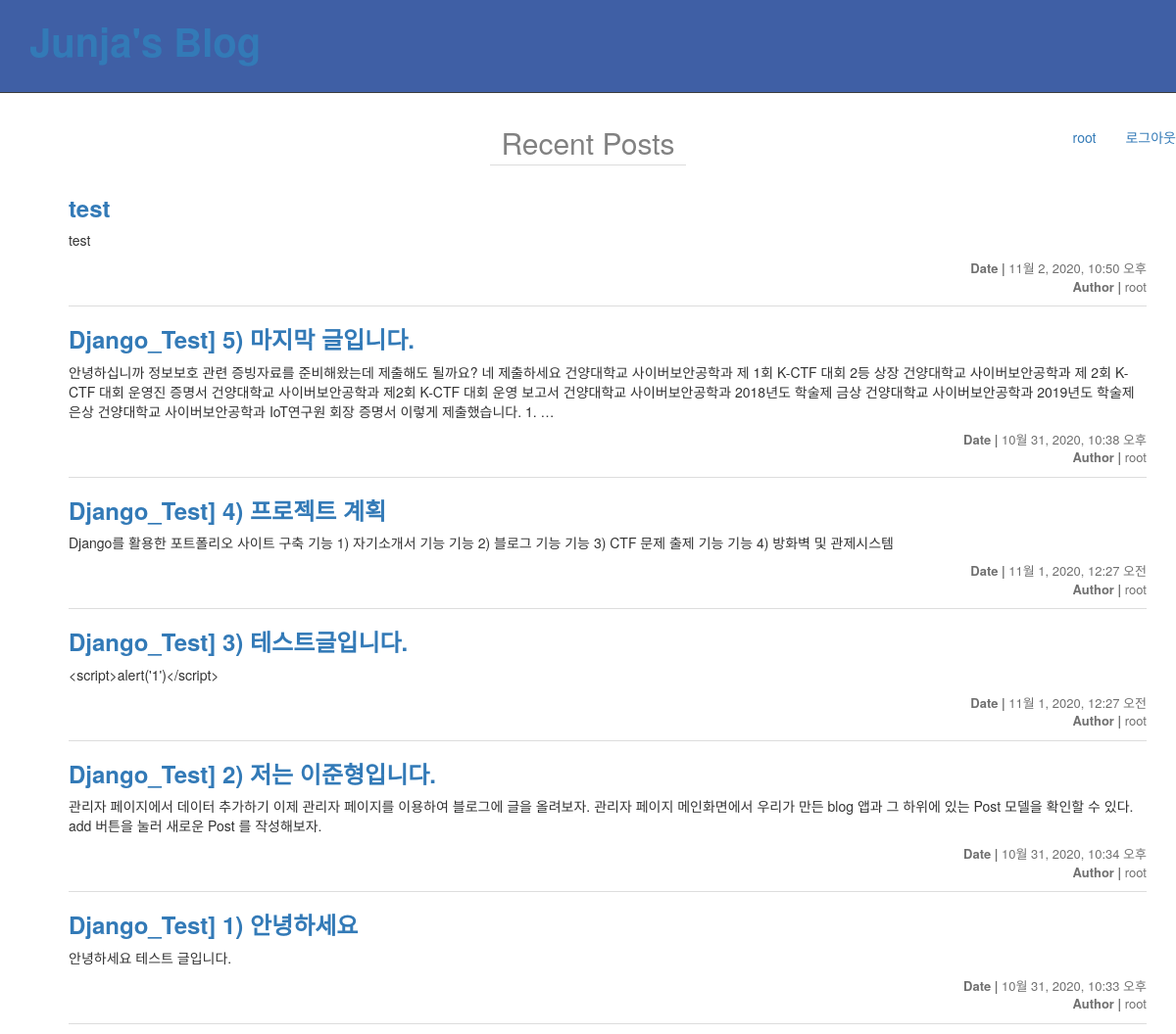
The app's page / (signed in) with its own data.
### blog/models.py (models this page shows, shortened)
class Post(models.Model):
        author = models.ForeignKey(settings.AUTH_USER_MODEL)
        title = models.CharField(max_length=100)
        content = models.TextField(blank=True)
        created_date = models.DateTimeField(auto_now_add=True)
        published_date = models.DateTimeField(blank=True, null=True)

### blog/views.py (the view)
# urls.py: url(r'^$', post_list),
def post_list(request):
    posts = Post.objects.filter(published_date__isnull=False).order_by('-created_date')
    context = {
        'posts': posts,
    }
    return render(request, 'blog/post_list.html', context)

### templates/blog/post_list.html
{% extends 'base.html' %}
{% block content %}
    <div class="container">
		<div class="recent">Recent Posts</div>
        <ul class="list">
            {% for post in posts %}
            <li class="item">
                <h3><a href="post/{{ post.pk }}">{{ post.title }}</a></h3>
                <div class="content">{{ post.content|truncatewords:50 }}</div>
                <div class="info">
                    <div class="published-date"><span>Date | </span>{{ post.published_date }}</div>
                    <div class="author"><span>Author | </span>{{ post.author }}</div>
                </div>
            </li>
            {% endfor %}
        </ul>
    </div>
{% endblock %}

### templates/base.html (shortened to what this page needs)
{% load static %}
<!doctype html>
<html lang="en">
<head>
    <link rel="stylesheet" href="{% static 'bootstrap/css/bootstrap.css' %}">
    <link rel="stylesheet" href="{% static 'css/blog.css' %}">
</head>
<body>
    <div class="header">
		<h1><a href="/">Junja's Blog</a></h1>
	</div>
<ul class="nav navbar-nav navbar-right">
  	{% if user.is_active %}
  	<li><a href="">{{user.username}}</a></li>
  	<li><a href="{% url 'common:logout' %}">로그아웃</a></li>
  	{% else %}
  	<li><a href="{% url 'common:login' %}"> 로그인</a></li>
	 {% endif %}
</ul>
    {% block content %}
    {% endblock %}
</body>
</html>

### static/css/blog.css (style rules this page uses)
.header { background-color: #3F5FA5; color: white; padding: 20px 30px; border-bottom: 1px solid #3D3D3D; margin-bottom: 20px; }
.header h1 { font-size: 40px; font-weight: bolder; margin: 0; margin-bottom: 10px; padding: 0; }
.recent { text-align: center; width: 200px; margin: 10px auto; font-size: 30px; font-weight: lighter; color: #818181; border-bottom: 1px solid #ddd; }
.item { overflow: hidden; padding-bottom: 10px; border-bottom: 1px solid #ddd; }
.item h3 { font-weight: bolder; }
.info { display: inline-block; float: right; font-size: 13px; color: #707070; margin-top: 10px; }
.info span { font-weight: bold; }
.author { float: right; }

### records on screen
Post: title "test", content "test", published_date "11월 2, 2020, 10:50 오후", author "root"
Post: title "Django_Test] 5) 마지막 글입니다.", content "안녕하십니까 정보보호 관련 증빙자료를 준비해왔는데 제출해도 될까요? 네 제출하세요 건양대학교 사이버보안공학과 제 1회 K-CTF 대회 2등 상장 건양대학교 사이버보안공학과 제 2회 K-CTF 대회 운영진 증명서 건양대학교 사이버보안공학과 제2회 K-CTF 대회 운영 보고서 건양대학교 사이버보안공학과 2018년도 학술제 금상 건양대학교 사이버보안공학과 2019년도 학술제 은상 건양대학교 사이버보안공학과 IoT연구원 회장 증명서 이렇게 제출했습니다. 1. …", published_date "10월 31, 2020, 10:38 오후", author "root"
Post: title "Django_Test] 4) 프로젝트 계획", content "Django를 활용한 포트폴리오 사이트 구축 기능 1) 자기소개서 기능 기능 2) 블로그 기능 기능 3) CTF 문제 출제 기능 기능 4) 방화벽 및 관제시스템", published_date "11월 1, 2020, 12:27 오전", author "root"
Post: title "Django_Test] 3) 테스트글입니다.", content "<script>alert('1')</script>", published_date "11월 1, 2020, 12:27 오전", author "root"
Post: title "Django_Test] 2) 저는 이준형입니다.", content "관리자 페이지에서 데이터 추가하기 이제 관리자 페이지를 이용하여 블로그에 글을 올려보자. 관리자 페이지 메인화면에서 우리가 만든 blog 앱과 그 하위에 있는 Post 모델을 확인할 수 있다. add 버튼을 눌러 새로운 Post 를 작성해보자.", published_date "10월 31, 2020, 10:34 오후", author "root"
Post: title "Django_Test] 1) 안녕하세요", content "안녕하세요 테스트 글입니다.", published_date "10월 31, 2020, 10:33 오후", author "root"

### other values on screen
{{ user.username }} "root"
